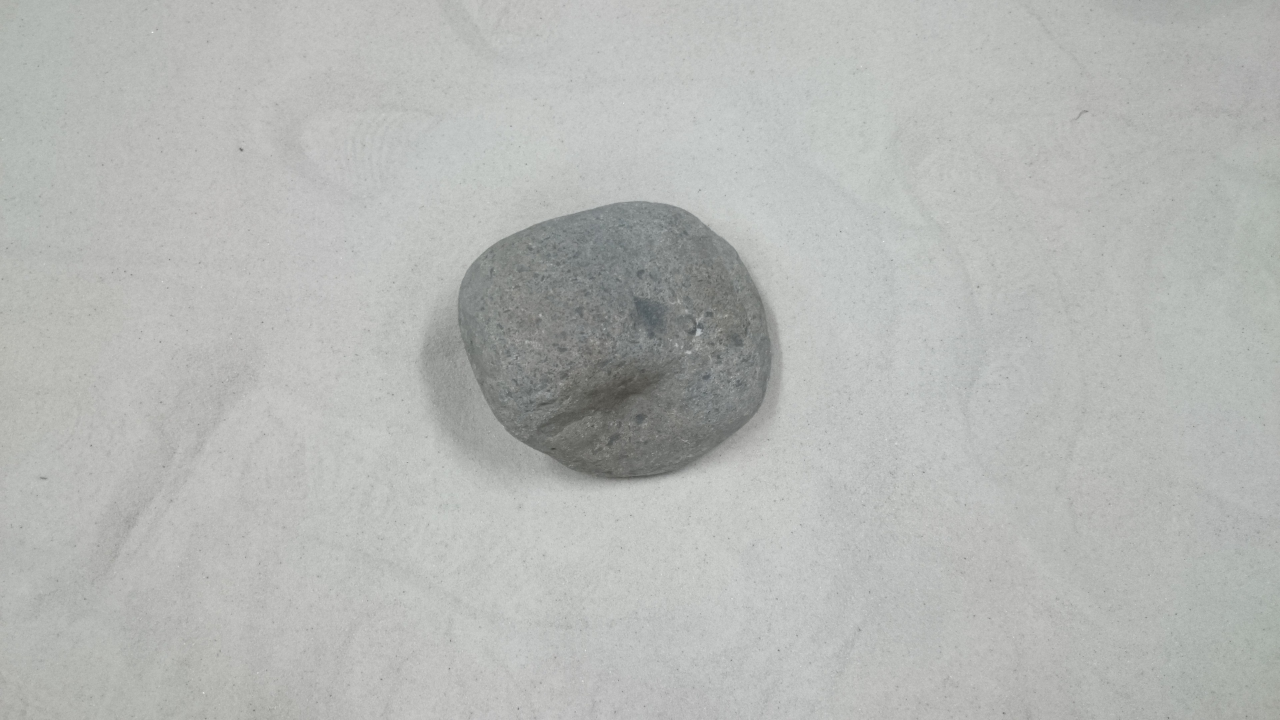
#> input picture image/rock/1.JPG, 3840 x 2160 px (shown at 1/3 size)
$ python saliency_map.py ../../../image/rock/1.JPG   (Python 2 division)   (older library calls are emulated)
#> lines starting #> are read from the running program, lines starting #| are printed output that depends on the picture; long printed decimals are rounded
# -*- coding: utf-8 -*-
'''
    A Model of Saliency-Based Visual Attention for Rapid Scene Analysis¤Îg×°
    ÈëÁ¦»­Ïñ¤ÎSaliencyMap¤òÇó¤á£¬³öÁ¦¤¹¤ë
    Usage: $ python saliency_map.py <argv>
    argv : image,3ch
    dst  : Saliency Map, 1ch
'''

import cv2
import cv2.cv as cv
import numpy as np
import matplotlib.pyplot as plt
import os
import sys
from scipy import signal
from mpl_toolkits.mplot3d import Axes3D
import math
from pylab import *
import matplotlib.tri as mtri
from matplotlib import cm

class SaliencyMap():

    def __init__(self): # print self.name¤ÇÊ¹¤¨¤ë

        '''Gabor Filer'''
        self.k = 99 # odd
        self.ksize  = (self.k,self.k)
        self.sigma = 1
        self.lambd = 5
        self.gamma = 1
        self.GaborKernel_0   = cv2.getGaborKernel(ksize = self.ksize, sigma = self.sigma,theta = 0, lambd = self.lambd, gamma = self.gamma)
        self.GaborKernel_45  = cv2.getGaborKernel(self.ksize, self.sigma, 45, self.lambd,  self.gamma)
        self.GaborKernel_90  = cv2.getGaborKernel(self.ksize, self.sigma, 90, self.lambd,  self.gamma)
        self.GaborKernel_135  = cv2.getGaborKernel(self.ksize, self.sigma, 135, self.lambd,  self.gamma)


    def saliency_map(self,img):
        '''
            ÈëÁ¦¤µ¤ì¤¿»­Ïñ¤ÎSaliency Map¤òÇó¤á¤ë
            args : img  -> ÈëÁ¦»­Ïñ
            dst  : SM   -> saliencymap,uint8¤ÎMatÐÍ1ch»­Ïñ
            param: CM   -> ¸÷ÌØÕ°¤ÎÕýÒ»¯¤µ¤ì¤¿Couspicuity Map(îÖøÐÔmap)
        '''
        # Get Conspicuity Map of each features
        IntensityCM = self.GetIntensityCM(img)
        ColorCM = self.GetColorCM(img)
        OrientationCM = self.GetOrientationCM(img)

        # create Saliency Map
        SM = IntensityCM/3. + ColorCM/2. + OrientationCM/6.


        ### display results #################
        print 'IntensityCM_MAX',np.amax(IntensityCM)
        print 'ColorsCM_MAX',np.amax(ColorCM)
        print 'OrientationCM_MAX',np.amax(OrientationCM)
        print 'SM_MAX',np.amax(SM)

        cv2.imshow('SrcImg',img)
        cv2.imshow('IntensityCM',((IntensityCM/np.amax(IntensityCM))*255).astype(np.uint8))
        cv2.imshow('ColorCM',( (ColorCM/np.amax(ColorCM))*255).astype(np.uint8))
        cv2.imshow('OrientationCM',OrientationCM/np.amax(OrientationCM))
        cv2.imshow('SaliencyMap',SM/np.amax(SM))
        #####################################

    def GetIntensityCM(self,img):
        '''
           ÈëÁ¦»­Ïñ¤ÎIntensity Couspicuity Map¤òÇó¤á¤ë
           argv: img         -> ÈëÁ¦»­Ïñ
           dst : IntensityCM -> ¶È¤ÎîÖøÐÔ¥Þ¥Ã¥×
        '''
        # Get Intensity image # ³öÁ¦¤Ïfloat
        IntensityImg = self.GetIntensityImg(img)

        # Create Gaussian pyramid¡¡# [0]¤¬Ôª»­Ïñ
        IntensityPyr  = self.GauPyr(IntensityImg)

        # Get Feature Maps
        IntensityFM  = self.GetFM(IntensityPyr)

        # Get Conspicuity Map
        IntensityCM     = self.GetCM(IntensityFM)

        return IntensityCM

    def GetColorCM(self,img):
        '''
           ÈëÁ¦»­Ïñ¤ÎColors Couspicuity Map¤òÇó¤á¤ë
           argv: img     -> ÈëÁ¦»­Ïñ
           dst : ColorCM -> Colors¤ÎîÖøÐÔ¥Þ¥Ã¥×
        '''
        # Get each Color images # ³öÁ¦¤Ïfloat
        R,G,B,Y = self.GetRGBY(img) # float #ok

        # Create Gaussian Pyramids of each colors
        RPyr, GPyr, BPyr, YPyr = map(lambda x:self.GauPyr(x),[R,G,B,Y])
        # Get Feature Maps of RG & BY
        RGFM = self.GetColorFM(RPyr,GPyr)
        BYFM = self.GetColorFM(BPyr,YPyr)

        # cv2.imshow('R',RPyr[6]/np.amax(RPyr[0]))
        # cv2.imshow('G',GPyr[6]/np.amax(RPyr[0]))

        for i in range(6):
            # print RPyr[i].shape
            # cv2.imshow('RGFM%s'%i,RGFM[i]/np.amax(RGFM[0]))
            pass
        # Get Conspicuity Map
        RGCM = self.GetCM(RGFM)
        BYCM = self.GetCM(BYFM)
        ColorCM = RGCM + BYCM

        return ColorCM

    def GetOrientationCM(self,img):
        '''
           ÈëÁ¦»­Ïñ¤ÎOrientation Couspicuity Map¤òÇó¤á¤ë
           argv: img     -> ÈëÁ¦»­Ïñ
           dst : OrientationCM -> Colors¤ÎîÖøÐÔ¥Þ¥Ã¥×
        '''


        IntensityImg = self.GetIntensityImg(img)
        # cv2.imshow('IntensityImg',IntensityImg/np.amax(IntensityImg))

        # Get each Orientation images pyramid
        Orientation0Pyr, Orientation45Pyr, Orientation90Pyr, Orientation135Pyr = self.GetOrientationPyr(IntensityImg)
        for i in range(10):
            OrientationImg = Orientation0Pyr[i] + Orientation45Pyr[i] + Orientation90Pyr[i] + Orientation135Pyr[i]
            # cv2.imshow('OrientationImg%s'%i,OrientationImg)
        # Create feature maps
        Orientation0FM = self.GetFM(Orientation0Pyr)
        Orientation45FM = self.GetFM(Orientation45Pyr)
        Orientation90FM = self.GetFM(Orientation90Pyr)
        Orientation135FM = self.GetFM(Orientation135Pyr)

        # create Couspicuity Map float¤Ê¤Î¤Ë×¢Òâ£¡
        Orientation0CM = self.GetCM(Orientation0FM)
        Orientation45CM = self.GetCM(Orientation45FM)
        Orientation90CM = self.GetCM(Orientation90FM)
        Orientation135CM = self.GetCM(Orientation135FM)
        OrientationCM     = Orientation0CM + Orientation45CM + Orientation90CM + Orientation135CM

        return OrientationCM

    def GetIntensityImg(self,img):
        '''
            ÈëÁ¦»­Ïñ¤ÎIntensityImg¤ò·µ¤¹
            argv: img ->  3ch¤ÎColorImg
            dst : IntensityImg -> 1ch¤ÎImg
        '''
        b,g,r = cv2.split(img)
        IntensityImg = b/3. + g/3. + r/3.

        ### display results #####################################
        # cv2.imshow('intensity',IntensityImg/np.amax(IntensityImg))
        #########################################################

        return IntensityImg

    def GetOrientationPyr(self,img):
        '''
            ÈëÁ¦»­Ïñ¤«¤éorientation¤Îfeature map¤òÉú³É¤·¤Æ·µ¤¹
            argv: img -> ÈëÁ¦»­Ïñ£¬1ch,float
            dst : rg,by -> ÕýÒ»¯¤µ¤ì¤¿rg¤Èby¤Î»­Ïñ£¬!!!float!!!,1ch
        '''
        GauPyrImg = self.GauPyr(img) #10Ã¶¤Î»­Ïñ
        gabor0  = range(10)
        gabor45 = range(10)
        gabor90 = range(10)
        gabor135= range(10)

        # ¤½¤ì¤¾¤ìgray¤Îgaupyr¤ògabor filter¤Ë¤«¤±¤¿¤â¤Î # uint8
        for i in range(10):
            gabor0[i]   = cv2.filter2D(GauPyrImg[i], cv2.CV_8U, self.GaborKernel_0)
            gabor45[i]  = cv2.filter2D(GauPyrImg[i], cv2.CV_8U, self.GaborKernel_45)
            gabor90[i]  = cv2.filter2D(GauPyrImg[i], cv2.CV_8U, self.GaborKernel_90)
            gabor135[i] = cv2.filter2D(GauPyrImg[i], cv2.CV_8U, self.GaborKernel_135)
            # gabor180[i] = cv2.filter2D(GauPyrImg[i], cv2.CV_8U, self.GaborKernel_180)

        return gabor0, gabor45, gabor90, gabor135

    def GetColorFM(self,pyr1,pyr2):
        '''
           ÈëÁ¦¤µ¤ì¤¿¶þ¤Ä¤ÎGauPyr¤Ë¤·¤ÆFM¤òÉú³É¤¹¤ë
           ëAÓ¤¬3¤Äëx¤ì¤Æ¤¤¤ë¤â¤Î¤È4¤Äëx¤ì¤Æ¤¤¤ë¤â¤Î¤Î²î·Ö¤ò¤È¤ë
            args : pyr1,pyr2  ->   ¸÷ëAÓ¤Îgaussian»­Ïñ¤¬Èë¤Ã¤¿list
            dst  : FM         ->   ÌØ¶¨¤ÎëAÓ¤ÎFM¤¬Èë¤Ã¤¿list

        '''
        FM = range(6)
        for i,s in enumerate(range(2,5)):
            # FM[2*i]   = cv2.absdiff( (pyr1[s] - pyr2[s]) , (pyr2[s+3] - pyr1[s+3]) )
            # FM[2*i+1] = cv2.absdiff( (pyr1[s] - pyr2[s]) , (pyr2[s+4] - pyr1[s+4]) )
            FM[2*i]   = cv2.absdiff( (pyr1[s] - pyr2[s]) , (pyr1[s+3] - pyr2[s+3]) )
            FM[2*i+1] = cv2.absdiff( (pyr1[s] - pyr2[s]) , (pyr1[s+4] - pyr2[s+4]) )
        return FM

    def GetRGBY(self,img):
        '''
            ÈëÁ¦¤µ¤ì¤¿»­Ïñ¤òÕýÒ»¯¤·¤Æ·µ¤¹
        '''
        # rgb¤ÎÕýÒ»¯£¬Ëû¤è¤ê¤â¤½¤Î³É·Ö¤¬´ó¤­¤¤¤È¤³¤í¤ò³é³ö
        b, g, r = cv2.split(img)
        # b,g,r = map(lambda x: x.astype(np.float),[b,g,r])

        B,G,R = map(lambda x,y,z: x*1. - (y*1. + z*1.)/2., [b,g,r],[r,r,g],[g,b,b])
        Y = (r*1. + g*1.)/2. - np.abs(r*1. - g*1.)/2. - b*1.
        # Ø¤Î²¿·Ö¤Ï0¤Ë¤¹¤ë
        R[R<0] = 0
        G[G<0] = 0
        B[B<0] = 0
        Y[Y<0] = 0

        # [10 lines of commented-out code are left out]
        return R,G,B,Y

    def GauPyr(self,img):
        '''
            ÈëÁ¦¤µ¤ì¤¿»­Ïñ¤Îgaussian pyramid¤òÓËã¤¹¤ë
            args : img    -> Mat,Uint8,1ch¤Î»­Ïñ
            dst  : pyr  -> Ôª»­ÏñºÏ¤ï¤»¤Æ10ëAÓ¤Îgaussian»­Ïñ¤¬Èë¤Ã¤¿list£¬¤½¤ì¤¾¤ìargs¤ÈÍ¬¤¸¥µ¥¤¥º
                           pyr[i].shape¤Ï£¬src.shape / 2**i
                   pyr2 -> O¶Ë¤Ë²î¤¬¤Ç¤ëpyr

        '''

        pyr  = range(10)
        pyr2 = range(10)

        pyr[0]  = img
        pyr2[0] = img

        # Create Gaussian pyramid
        for i in range(1,10):
            pyr[i] = cv2.pyrDown(pyr[i-1])
            pyr2[i] = cv2.GaussianBlur(pyr[i-1], (9,9), 2**1)

        # Resize pyramid
        for i in range(10):
            pyr[i] = cv2.resize(pyr[i],(512,512), interpolation = cv2.INTER_LINEAR)
            pyr2[i] = cv2.resize(pyr2[i],(512,512), interpolation = cv2.INTER_LINEAR)
            # print np.array(pyr[i]).shape
            # cv2.imshow('r%s'%i,pyr2[i]/np.amax(pyr[i]))
        return pyr2

    def GetFM(self,pyr):
        '''
           ÈëÁ¦¤µ¤ì¤¿GauPyr¤Ë¤·¤ÆDoG¤òÓËã¤¹¤ë
           ëAÓ¤¬3¤Äëx¤ì¤Æ¤¤¤ë¤â¤Î¤È4¤Äëx¤ì¤Æ¤¤¤ë¤â¤Î¤Î²î·Ö¤ò¤È¤ë
            args : pyr     ->   ¸÷ëAÓ¤Îgaussian»­Ïñ¤¬Èë¤Ã¤¿list
            dst  : DoG     ->   ÌØ¶¨¤ÎëAÓ¤ÎDoG¤¬Èë¤Ã¤¿list

        '''
        # s¤Ïscale
        FM = range(6)
        for i,s in enumerate(range(2,5)):
            FM[2*i]  = cv2.absdiff(pyr[s],pyr[s+3])
            FM[2*i+1] = cv2.absdiff(pyr[s],pyr[s+4])

        return FM

    def GetCM(self,FM):
        '''
            ÈëÁ¦¤µ¤ì¤¿FM¤«¤é¸÷ÌØÕ°¤ÎConspicuity Map(îÖøÐÔmap)¤òÉú³É¤¹¤ë
            args : FM  -> FM¤¬Èë¤Ã¤¿list
            dst  : CM  -> îÖøÐÔ¥Þ¥Ã¥×£¬!!!float!!!
        '''
        normalizedFM = range(6)
        CM = np.zeros_like(FM[0])
        # »­Ïñ¤òÕýÒ»¯¤·¤Æ£¬¤½¤ì¤¾¤ì×ã¤·ºÏ¤ï¤»¤ë
        for i in range(0,6):
            FM0to1 = self.RangeNormalize0to1(FM[i]) # 0-1¤È¤Ê¤ëÕýÒ»¯
            AveLocalMax = self.GetAveMaxima(FM0to1) # ¾ÖËùµÄ¤ÊO´ó¤ÎÆ½¾ù 0.4Ç°áá
            normalizedFM[i] = FM0to1 * (1-AveLocalMax)**2 #FM x 0.3Ç°áá

            CM = CM + normalizedFM[i]
            # [4 lines of commented-out code are left out]
        return CM

    def RangeNormalize0to1(self,img):
        '''
            ÈëÁ¦¤µ¤ì¤¿»­Ïñ¤òÕýÒ»¯¤·¤Æ·µ¤¹£¬×î´ó¤ò1¤È¤¹¤ëÕýÒ»¯
            args : img -> uint,1ch
            dst  : normalizedImg  -> ÕýÒ»¯¤µ¤ì¤¿»­Ïñ
        '''
        minval, maxval, minloc, maxloc = cv2.minMaxLoc(np.array(img))

        if maxval != minval:
            normalizedImg = img/(maxval-minval) + minval/(minval-maxval)
        else:
            normalizedImg = src - minval

        return normalizedImg

    def GetAveMaxima(self,img):
        '''
            ÈëÁ¦¤µ¤ì¤¿»­Ïñ¤ÎO´ó¤ÎÆ½¾ù¤òÇó¤á¤ë
            args : img -> uint,1ch
            dst  : AveLocalMax¡¡-> O´ó¤ÎÆ½¾ù
        '''
        '''maxima = np.array(signal.argrelmax(IntensityImg))'''

        maxima = np.array(signal.argrelmax(img))
        TotalMaxima = 1
        for i in range(len(maxima[1])):
            u = maxima[0,i]
            v = maxima[1,i]
            Maxima = img[u,v]
            TotalMaxima += Maxima
        if len(maxima[1]) == 0:
            AveMaxima = 0
        else:
            AveMaxima = TotalMaxima/len(maxima[1])

        return AveMaxima

    # [61 lines left out: functions ViewKernel, ViewImage, not called in this run]

################################################################################
# main
################################################################################
if __name__ == '__main__':

    sm = SaliencyMap()

    ### get image #################
    src = sys.argv[1]
    img = cv2.imread(src)
#> img is the input picture: shape (2160, 3840, 3); mean B, G, R 181, 183.5, 181.6
    if img is None:
        print  '===================================================\n'\
              +'=========There is not %s'%src + '==============\n'\
              +'==================================================='
        sys.exit()
    img = cv2.resize(img,(512,512))
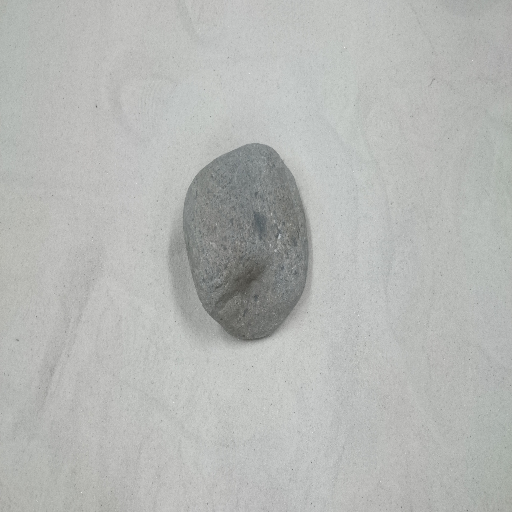
#> img: shape (512, 512, 3); mean B, G, R 180.9, 183.4, 181.5
    # img =255 - img
    ################################
    # kernel¤ò¥°¥é¥Õ¤Ç±íÊ¾

    # sm.ViewKernel(sm.GaborKernel_0)

    # Get Saliency Map
    sm.saliency_map(img)
#> after the loop in GauPyr, `for i in range(1,10):`: pyr = 10 items
#> after the loop in GetFM, `for i,s in enumerate(range(2,5)):`: FM = 6 items
#> the loop in GetCM, `for i in range(0,6):` made 6 passes
#> (minval in RangeNormalize0to1, maxval in RangeNormalize0to1, minloc in RangeNormalize0to1, maxloc in RangeNormalize0to1, AveMaxima in GetAveMaxima, AveLocalMax) on passes 1 to 6: (2.33e-06, 43.55, (456, 277), (239, 333), 0.0904, 0.0904), (3.62e-06, 70.99, (149, 55), (247, 281), 0.113, 0.113), (4.7e-05, 62.26, (51, 174), (246, 282), 0.155, 0.155), (5.76e-05, 84.12, (89, 5), (246, 282), 0.152, 0.152), (7.48e-05, 71.73, (250, 134), (244, 291), 0.195, 0.195), (2.47e-05, 74.68, (457, 423), (244, 291), 0.173, 0.173)
#> in GetRGBY, `G[G<0] = 0`:
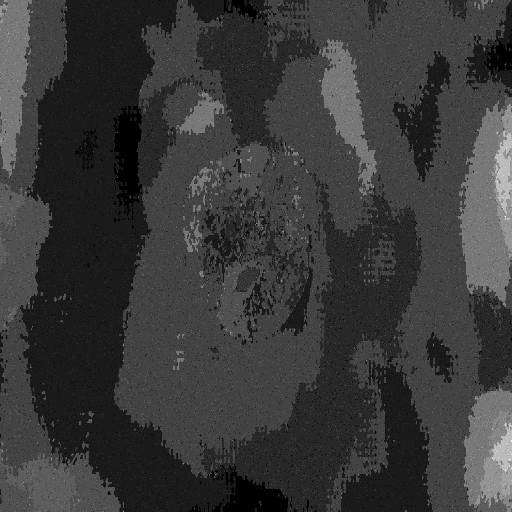
#> G: shape (512, 512) float64; min 0, max 9.5, mean 2.15; drawn with min black and max white
#> in GetRGBY, `Y[Y<0] = 0`:
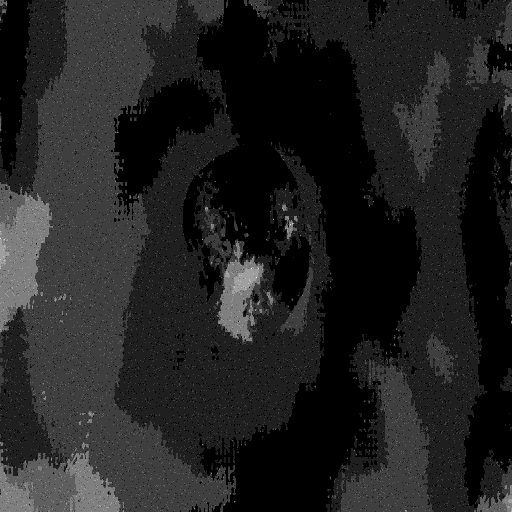
#> Y: shape (512, 512) float64; min 0, max 8, mean 1.07; drawn with min black and max white
#> in GetColorCM, `RPyr, GPyr, BPyr, YPyr = map(lambda x:self.GauPyr(x),[R,G,B,Y])`: RPyr = 10 items
#> after the loop in GetColorFM, `for i,s in enumerate(range(2,5)):`: FM = 6 items
#> the loop in GetCM (call 2), `for i in range(0,6):` made 6 passes
#> (minval in RangeNormalize0to1, maxval in RangeNormalize0to1, minloc in RangeNormalize0to1, maxloc in RangeNormalize0to1, AveMaxima in GetAveMaxima, AveLocalMax) on passes 1 to 6: (5.66e-06, 3.52, (324, 461), (511, 143), 0.169, 0.169), (8.61e-07, 4.85, (230, 107), (511, 453), 0.168, 0.168), (1.08e-05, 4.59, (37, 136), (510, 454), 0.183, 0.183), (1.17e-05, 4.82, (403, 361), (510, 454), 0.193, 0.193), (5e-06, 3.65, (452, 38), (508, 460), 0.234, 0.234), (1.66e-06, 3.82, (55, 76), (508, 460), 0.239, 0.239)
#> after the loop in GetCM (call 2), `for i in range(0,6):`:
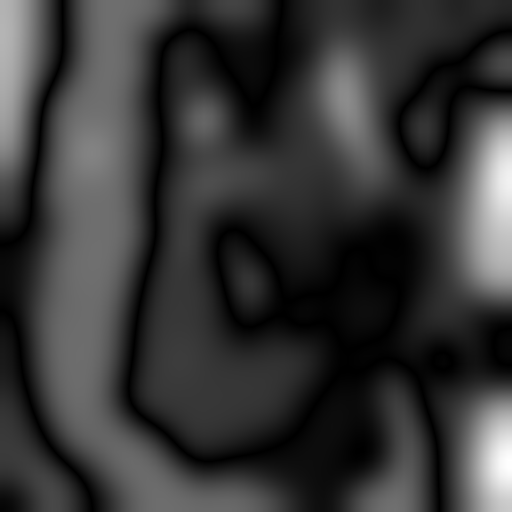
#> FM0to1: shape (512, 512) float64; min 0, max 1, mean 0.216
#> the loop in GetCM (call 3), `for i in range(0,6):` made 6 passes
#> (minval in RangeNormalize0to1, maxval in RangeNormalize0to1, minloc in RangeNormalize0to1, maxloc in RangeNormalize0to1, AveMaxima in GetAveMaxima, AveLocalMax) on passes 1 to 6: (4.59e-07, 4.78, (455, 35), (260, 223), 0.105, 0.105), (6.35e-07, 5.33, (449, 482), (260, 223), 0.12, 0.12), (4.45e-06, 3.68, (489, 36), (245, 281), 0.183, 0.183), (7.61e-07, 4.15, (249, 359), (242, 169), 0.2, 0.2), (7.41e-06, 3.16, (300, 371), (251, 179), 0.251, 0.251), (3.59e-06, 3.36, (198, 399), (251, 179), 0.251, 0.251)
#> pass 1, in RangeNormalize0to1 (call 13), `normalizedImg = img/(maxval-minval) + minval/(minval-maxval)`:
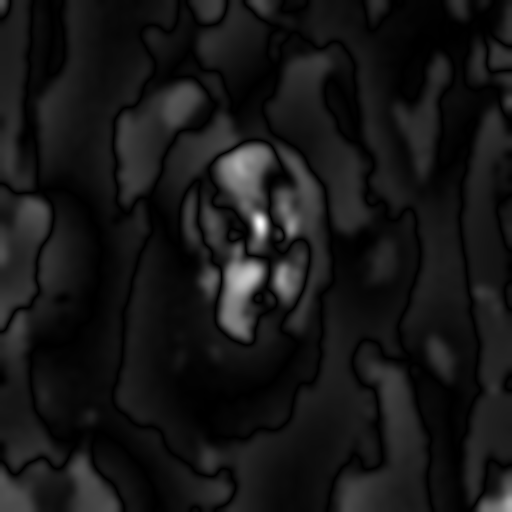
#> normalizedImg: shape (512, 512) float64; min 0, max 1, mean 0.0887
#> in GetColorCM, `ColorCM = RGCM + BYCM`:
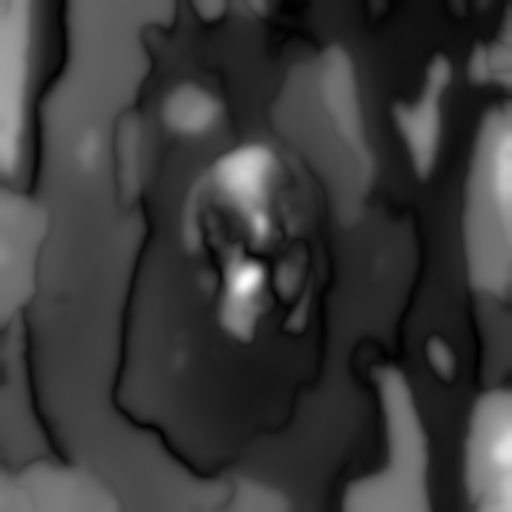
#> ColorCM: shape (512, 512) float64; min 0.153, max 4.95, mean 1.27; drawn with min black and max white
#> in GetOrientationPyr, `GauPyrImg = self.GauPyr(img)`: GauPyrImg = 10 items
#> in GetOrientationCM, `Orientation0FM = self.GetFM(Orientation0Pyr)`: Orientation0FM = 6 items
#> the loop in GetCM (call 5), `for i in range(0,6):` made 6 passes
#> (maxval in RangeNormalize0to1, maxloc in RangeNormalize0to1, AveMaxima in GetAveMaxima, AveLocalMax) on passes 1 to 6: (25, (266, 339), 0.159, 0.159), (27, (266, 339), 0.17, 0.17), (14, (266, 339), 0.265, 0.265), (15, (266, 339), 0.258, 0.258), (7, (284, 324), 0.429, 0.429), (7, (284, 324), 0.429, 0.429)
#> after the loop in GetCM (call 5), `for i in range(0,6):`:
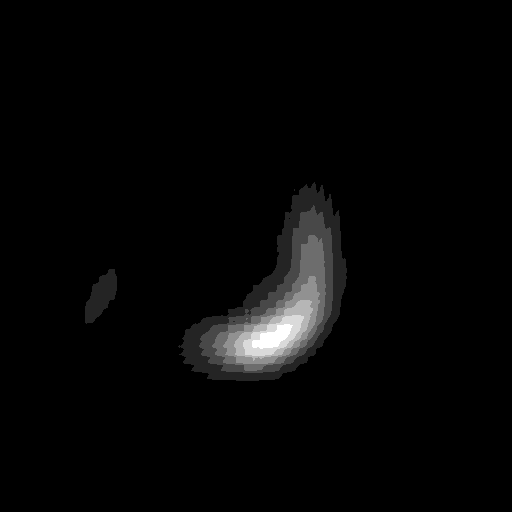
#> FM0to1: shape (512, 512) float64; min 0, max 1, mean 0.0236
#| IntensityCM_MAX 4.261
#| ColorsCM_MAX 4.953
#| OrientationCM_MAX 7.282
#| SM_MAX 3.962

    cv2.waitKey(-1)
